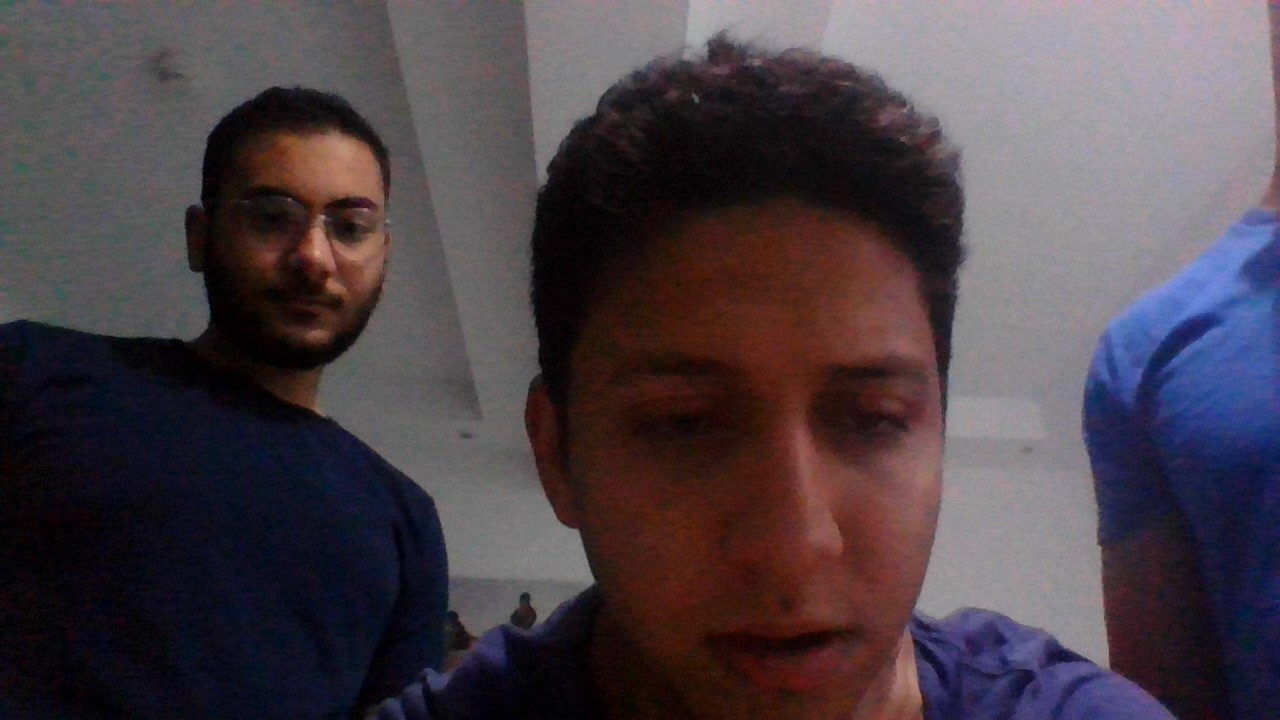
#> input picture photos/yazeed.jpg, 1280 x 720 px, found by its file name
$ python resizeandcrop.py
#> lines starting #> are read from the running program, lines starting #| are printed output that depends on the picture
import cv2 as cv
img = cv.imread("photos\yazeed.jpg")
#> img is the input picture: shape (720, 1280, 3); mean B, G, R 71.7, 64.9, 74.8
print(img.shape)
#| (720, 1280, 3)
#imgresiaze=cv.resize(img,(300,600))
cv.imshow('img',img)
imgcrop=img[0:700,0:600]
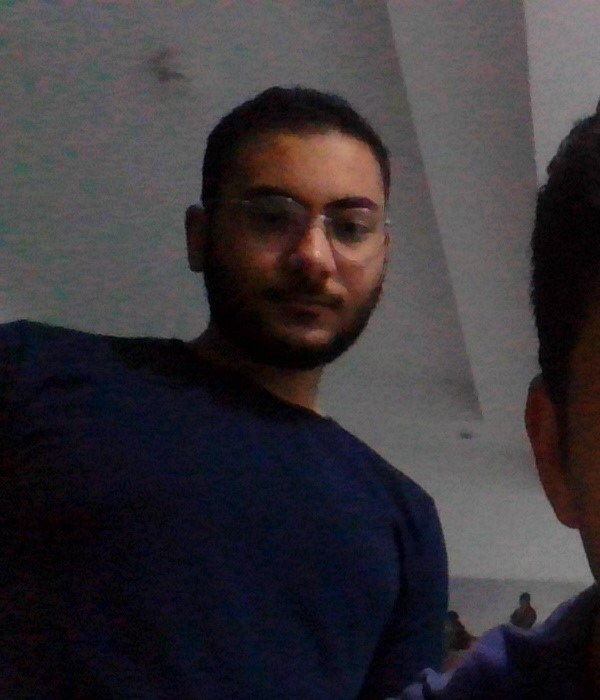
#> imgcrop: shape (700, 600, 3); mean B, G, R 57.1, 52.8, 57.1
cv.imshow('im',imgcrop)
cv.waitKey(0)
